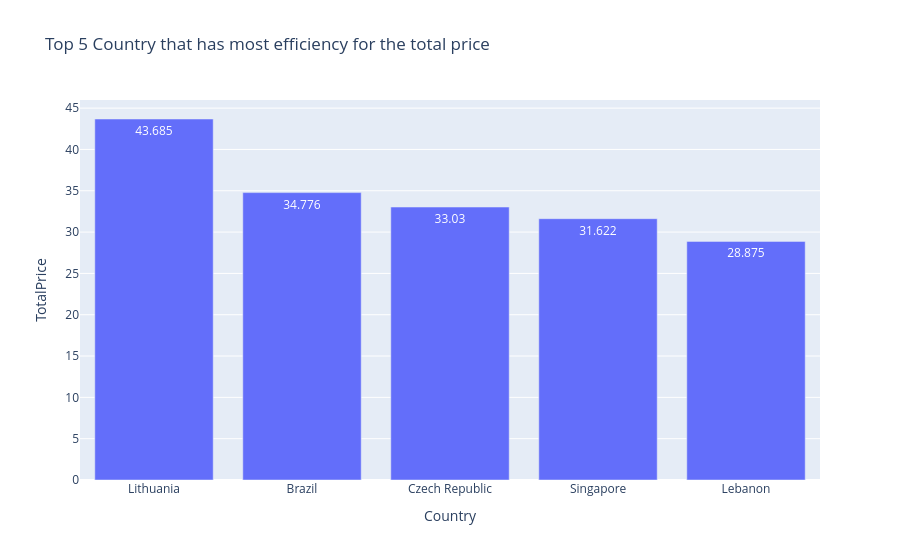

Source (notebook cell):
### Code cell
df_grouped = df.groupby('Country')['TotalPrice'].mean().round(3).sort_values(ascending= False).head().reset_index()

px.bar(
    data_frame= df_grouped,
    x= 'Country',
    y= 'TotalPrice',
    title= 'Top 5 Country that has most efficiency for the total price',
    text_auto=True
)

### Figure 1 — Plotly figure (JSON) as saved in the notebook; plotly's stock layout.template omitted (floating-point values rounded to 4 significant figures)
{"data": [{"hovertemplate": "Country=%{x}<br>TotalPrice=%{y}<extra></extra>", "legendgroup": "", "marker": {"color": "#636efa", "pattern": {"shape": ""}}, "name": "", "orientation": "v", "showlegend": false, "textposition": "auto", "texttemplate": "%{y}", "type": "bar", "x": ["Lithuania", "Brazil", "Czech Republic", "Singapore", "Lebanon"], "xaxis": "x", "y": [43.69, 34.78, 33.03, 31.62, 28.88], "yaxis": "y"}], "layout": {"barmode": "relative", "legend": {"tracegroupgap": 0}, "title": {"text": "Top 5 Country that has most efficiency for the total price"}, "xaxis": {"anchor": "y", "domain": [0, 1], "title": {"text": "Country"}}, "yaxis": {"anchor": "x", "domain": [0, 1], "title": {"text": "TotalPrice"}}}}
